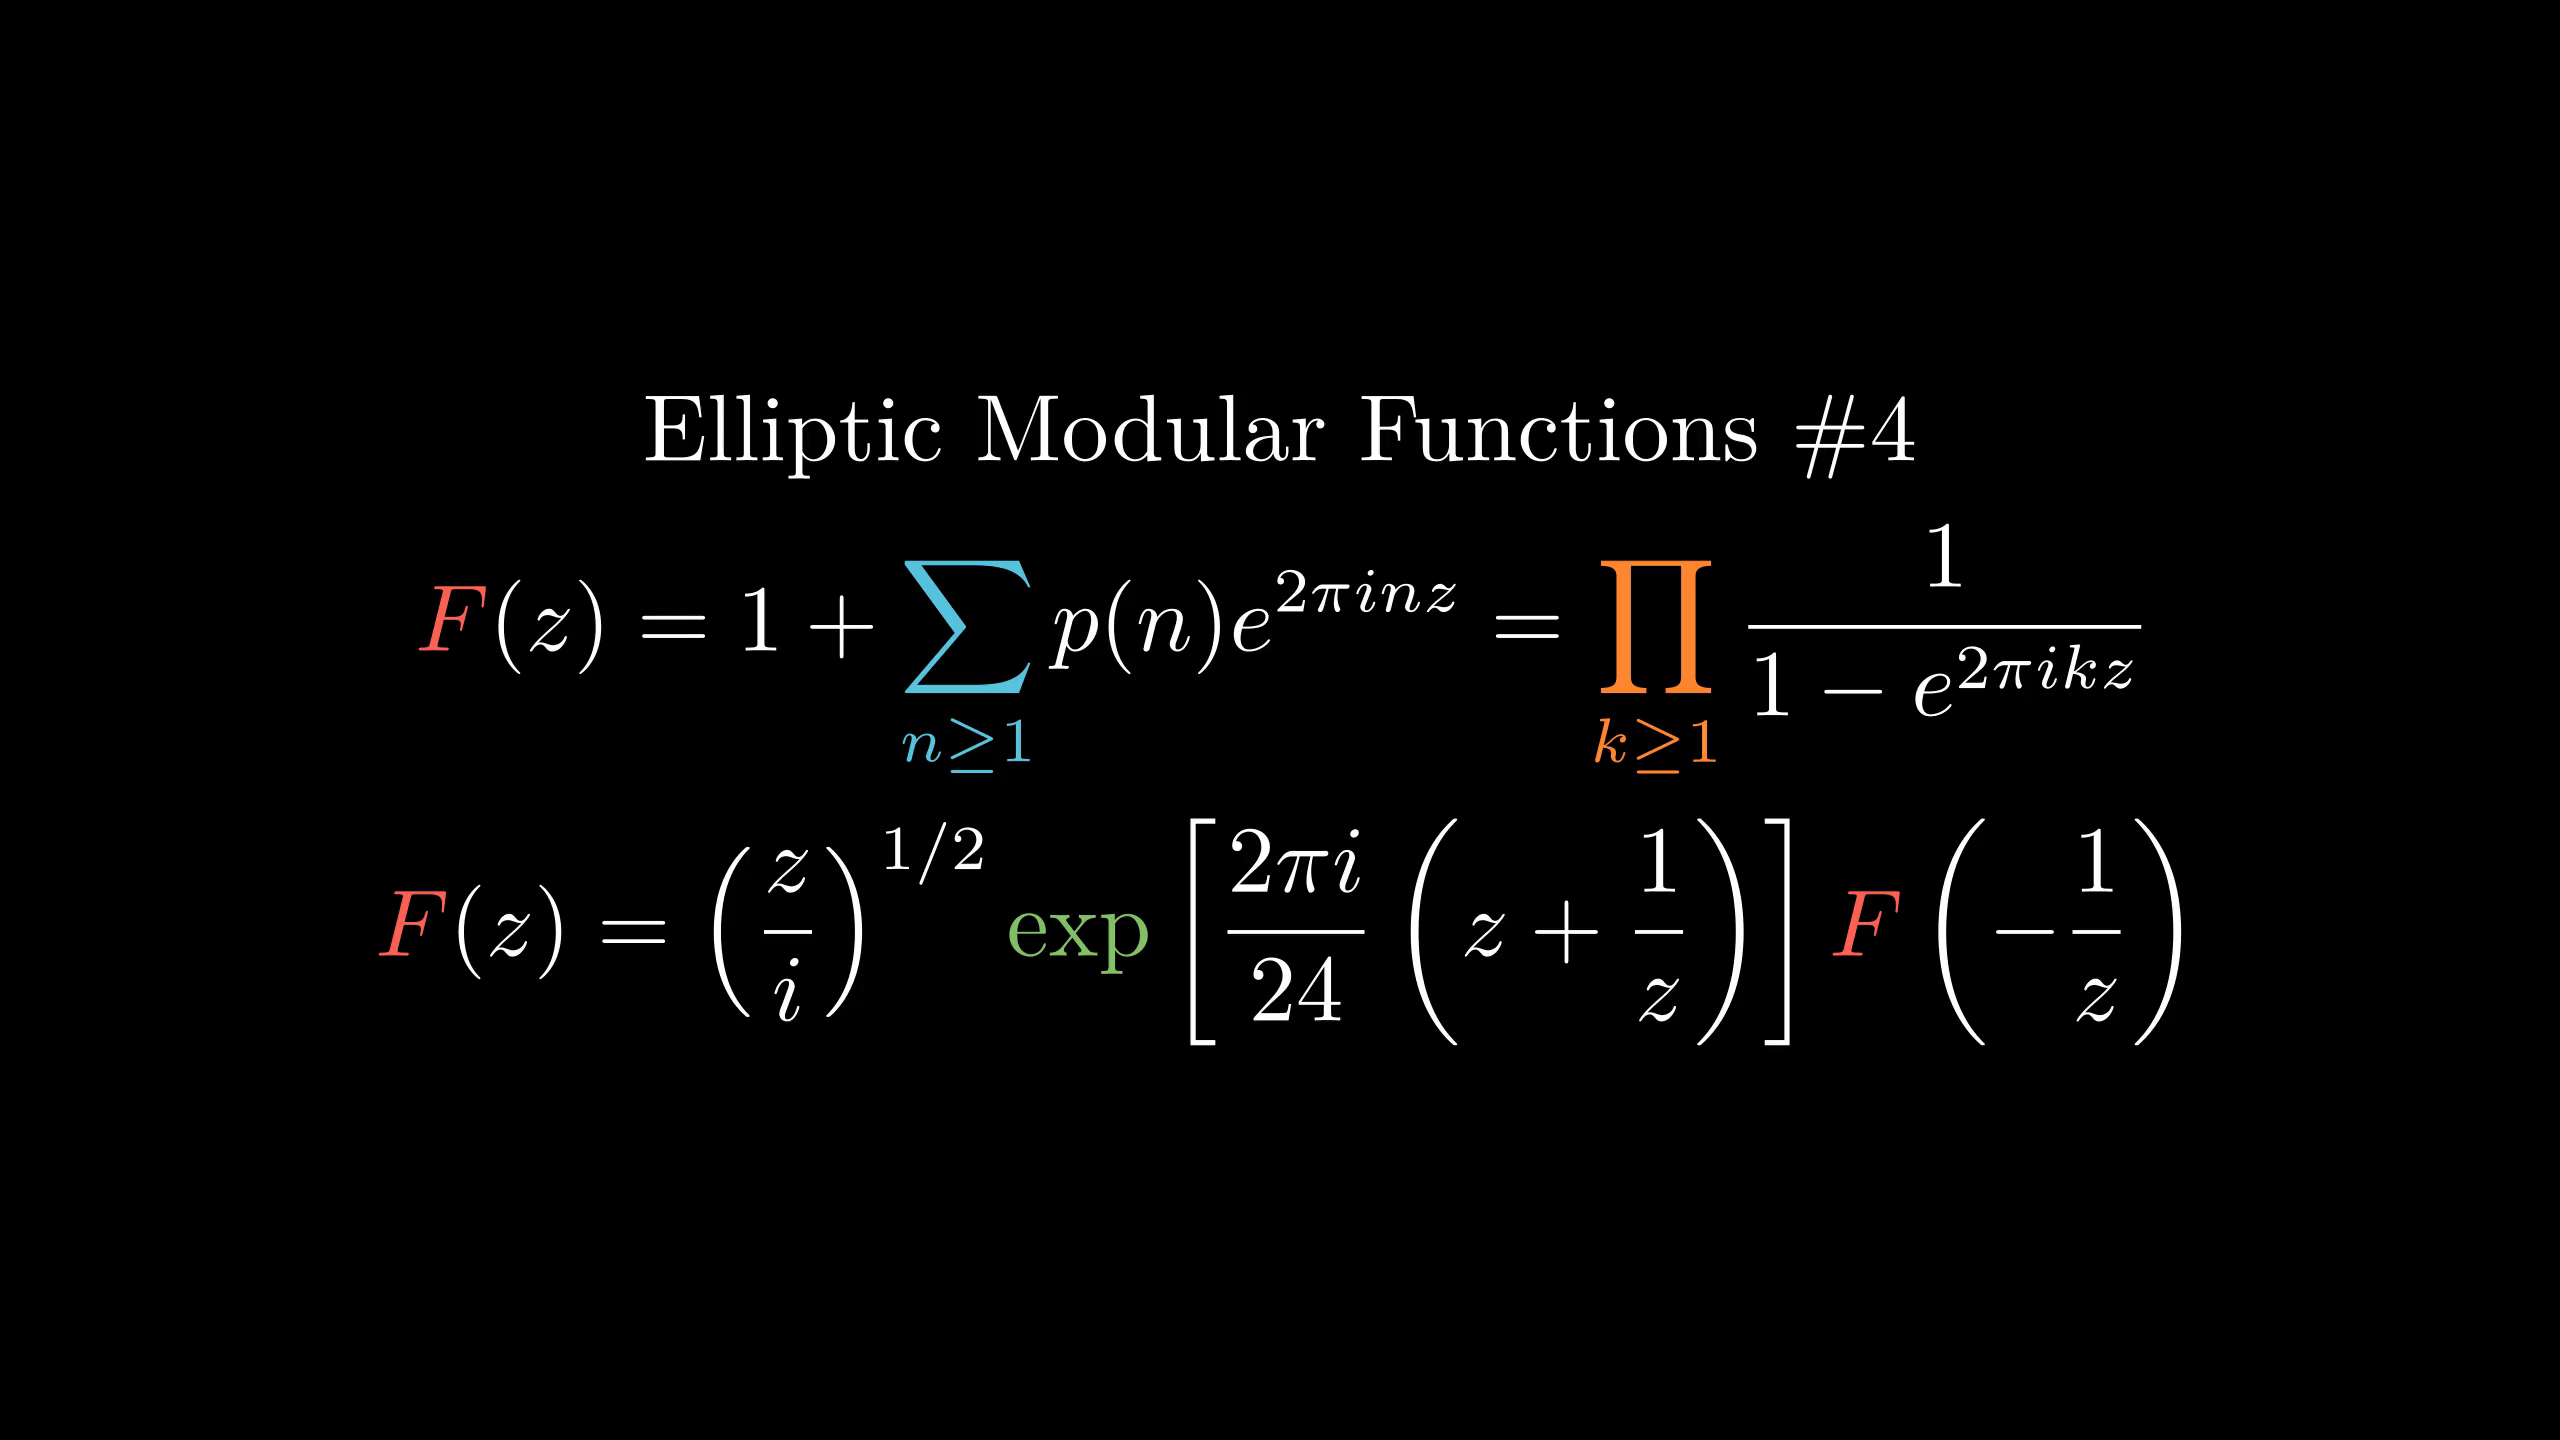

Write the Python code that produced this figure.
from manimlib.imports import *

class FooScene(Scene):
    def construct(self):
        tit=TextMobject(r"Elliptic Modular Functions \#4")
        cmap={
                "F":RED,r"\exp":GREEN,r"\sum_{n\ge1}":BLUE,r"\prod_{k\ge1}":ORANGE
        }
        eqn=TexMobject(r"F(z)=1+\sum_{n\ge1}p(n)e^{2\pi inz}=\prod_{k\ge1}{1\over1-e^{2\pi ikz}}",
            tex_to_color_map=cmap)
        eqn2=TexMobject(r"F(z)=\left(\frac zi\right)^{1/2}\exp\left[{2\pi i\over24}\left(z+\frac1z\right)\right]F\left(-\frac1z\right)",
            tex_to_color_map=cmap)
        self.add(VGroup(tit,eqn,eqn2).arrange(DOWN))
        self.wait()
